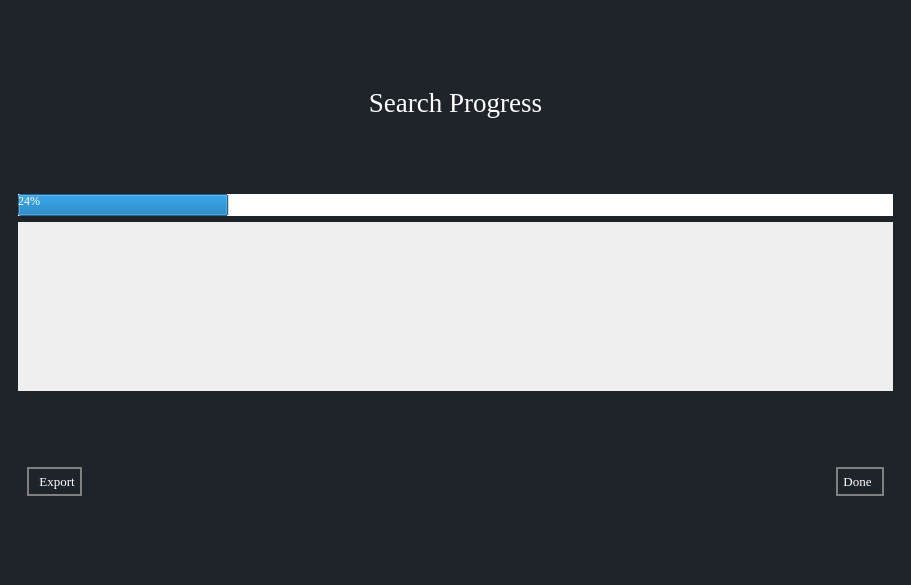
<?xml version="1.0" encoding="UTF-8"?>
<ui version="4.0">
 <class>MainWindow</class>
 <widget class="QMainWindow" name="searchProgress">
  <property name="geometry">
   <rect>
    <x>0</x>
    <y>0</y>
    <width>911</width>
    <height>585</height>
   </rect>
  </property>
  <property name="windowTitle">
   <string>MainWindow</string>
  </property>
  <property name="styleSheet">
   <string notr="true">*{
	
	
border:none;
background-color:transparent;
background:none;
padding:0;
margin:0;
color:#fff;
font-family:georgia;
}



#centralwidget{
background-color: #1f232a;
}
#EditVendor{
background-color:#16191d;
}
QPushButton{
text-align:center;
border:2px solid grey;
border-radius:15px;
padding: 5px 10px;

}
QPushButton:pressed{
background-color:grey;

padding:2px 10px;
color:white;}</string>
  </property>
  <widget class="QWidget" name="centralwidget">
   <layout class="QGridLayout" name="gridLayout">
    <item row="0" column="0">
     <widget class="QFrame" name="frame">
      <property name="frameShape">
       <enum>QFrame::StyledPanel</enum>
      </property>
      <property name="frameShadow">
       <enum>QFrame::Raised</enum>
      </property>
      <layout class="QGridLayout" name="gridLayout_3">
       <item row="0" column="0">
        <widget class="QLabel" name="label">
         <property name="font">
          <font>
           <family>georgia</family>
           <pointsize>20</pointsize>
          </font>
         </property>
         <property name="layoutDirection">
          <enum>Qt::LeftToRight</enum>
         </property>
         <property name="styleSheet">
          <string notr="true">text-align:center;</string>
         </property>
         <property name="text">
          <string>&lt;html&gt;&lt;head/&gt;&lt;body&gt;&lt;p align=&quot;center&quot;&gt;Search Progress&lt;/p&gt;&lt;/body&gt;&lt;/html&gt;</string>
         </property>
        </widget>
       </item>
       <item row="1" column="0">
        <widget class="QProgressBar" name="progress_bar">
         <property name="sizePolicy">
          <sizepolicy hsizetype="Expanding" vsizetype="Fixed">
           <horstretch>0</horstretch>
           <verstretch>0</verstretch>
          </sizepolicy>
         </property>
         <property name="value">
          <number>24</number>
         </property>
        </widget>
       </item>
       <item row="2" column="0">
        <widget class="QScrollArea" name="results_scroll_area">
         <property name="sizePolicy">
          <sizepolicy hsizetype="Expanding" vsizetype="Minimum">
           <horstretch>0</horstretch>
           <verstretch>0</verstretch>
          </sizepolicy>
         </property>
         <property name="widgetResizable">
          <bool>true</bool>
         </property>
         <widget class="QWidget" name="scroll_area_widget_contents">
          <property name="geometry">
           <rect>
            <x>0</x>
            <y>0</y>
            <width>661</width>
            <height>85</height>
           </rect>
          </property>
          <layout class="QVBoxLayout" name="scroll_area_vertical_layout"/>
         </widget>
        </widget>
       </item>
       <item row="3" column="0">
        <widget class="QFrame" name="frame_2">
         <property name="frameShape">
          <enum>QFrame::StyledPanel</enum>
         </property>
         <property name="frameShadow">
          <enum>QFrame::Raised</enum>
         </property>
         <layout class="QGridLayout" name="gridLayout_2">
          <item row="0" column="0">
           <widget class="QPushButton" name="ExportButton">
            <property name="font">
             <font>
              <family>georgia</family>
              <pointsize>10</pointsize>
             </font>
            </property>
            <property name="styleSheet">
             <string notr="true">padding-right:5px;</string>
            </property>
            <property name="text">
             <string>Export</string>
            </property>
           </widget>
          </item>
          <item row="0" column="1">
           <spacer name="horizontalSpacer">
            <property name="orientation">
             <enum>Qt::Horizontal</enum>
            </property>
            <property name="sizeHint" stdset="0">
             <size>
              <width>570</width>
              <height>20</height>
             </size>
            </property>
           </spacer>
          </item>
          <item row="0" column="2">
           <widget class="QPushButton" name="DoneButton">
            <property name="sizePolicy">
             <sizepolicy hsizetype="Preferred" vsizetype="Fixed">
              <horstretch>0</horstretch>
              <verstretch>0</verstretch>
             </sizepolicy>
            </property>
            <property name="font">
             <font>
              <family>georgia</family>
              <pointsize>10</pointsize>
             </font>
            </property>
            <property name="styleSheet">
             <string notr="true">padding-left:5px;</string>
            </property>
            <property name="text">
             <string>Done</string>
            </property>
           </widget>
          </item>
         </layout>
        </widget>
       </item>
      </layout>
     </widget>
    </item>
   </layout>
  </widget>
 </widget>
 <resources/>
 <connections/>
</ui>
